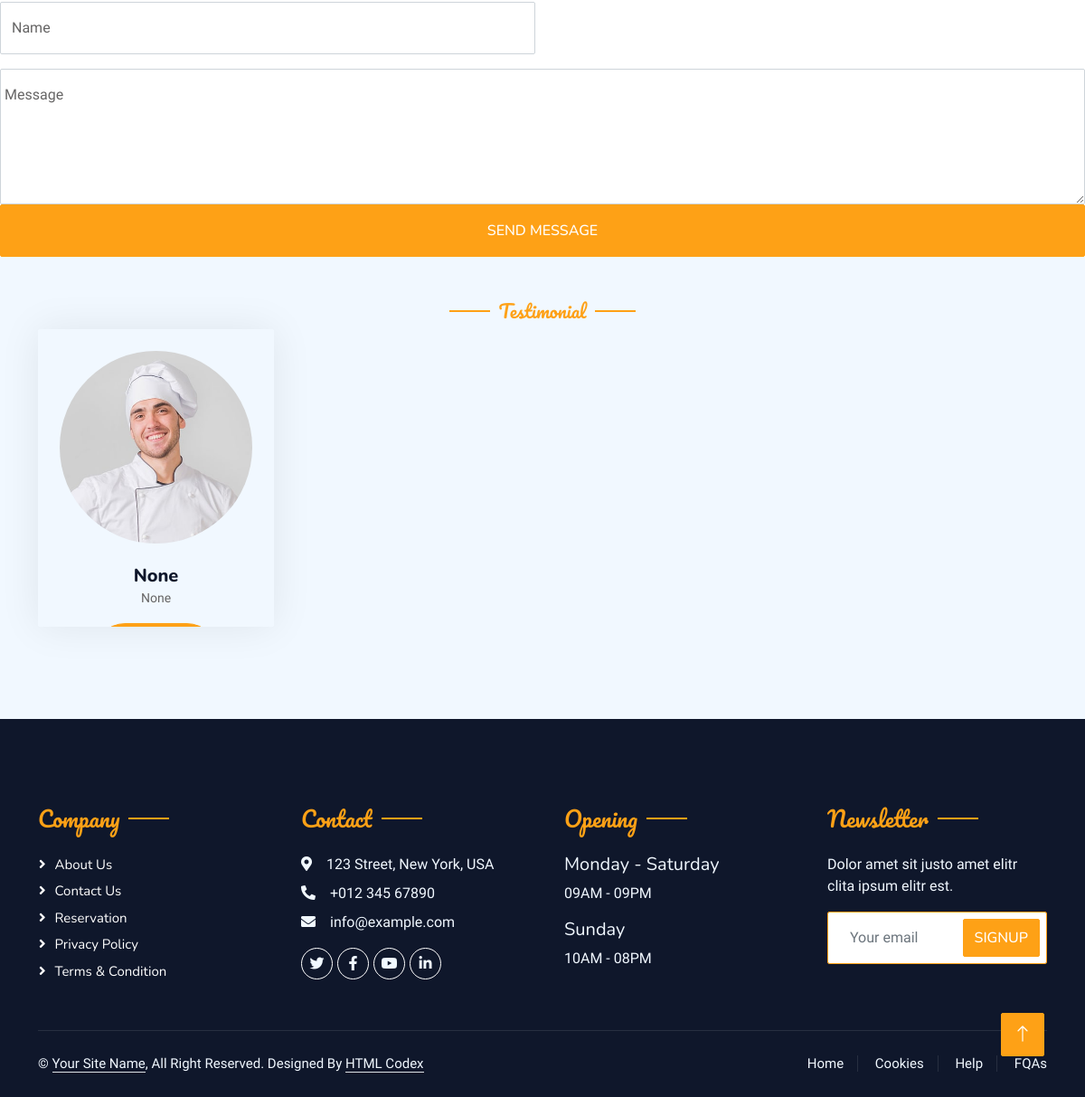
/testimonial (lower part), run on an earlier commit of the app's database.
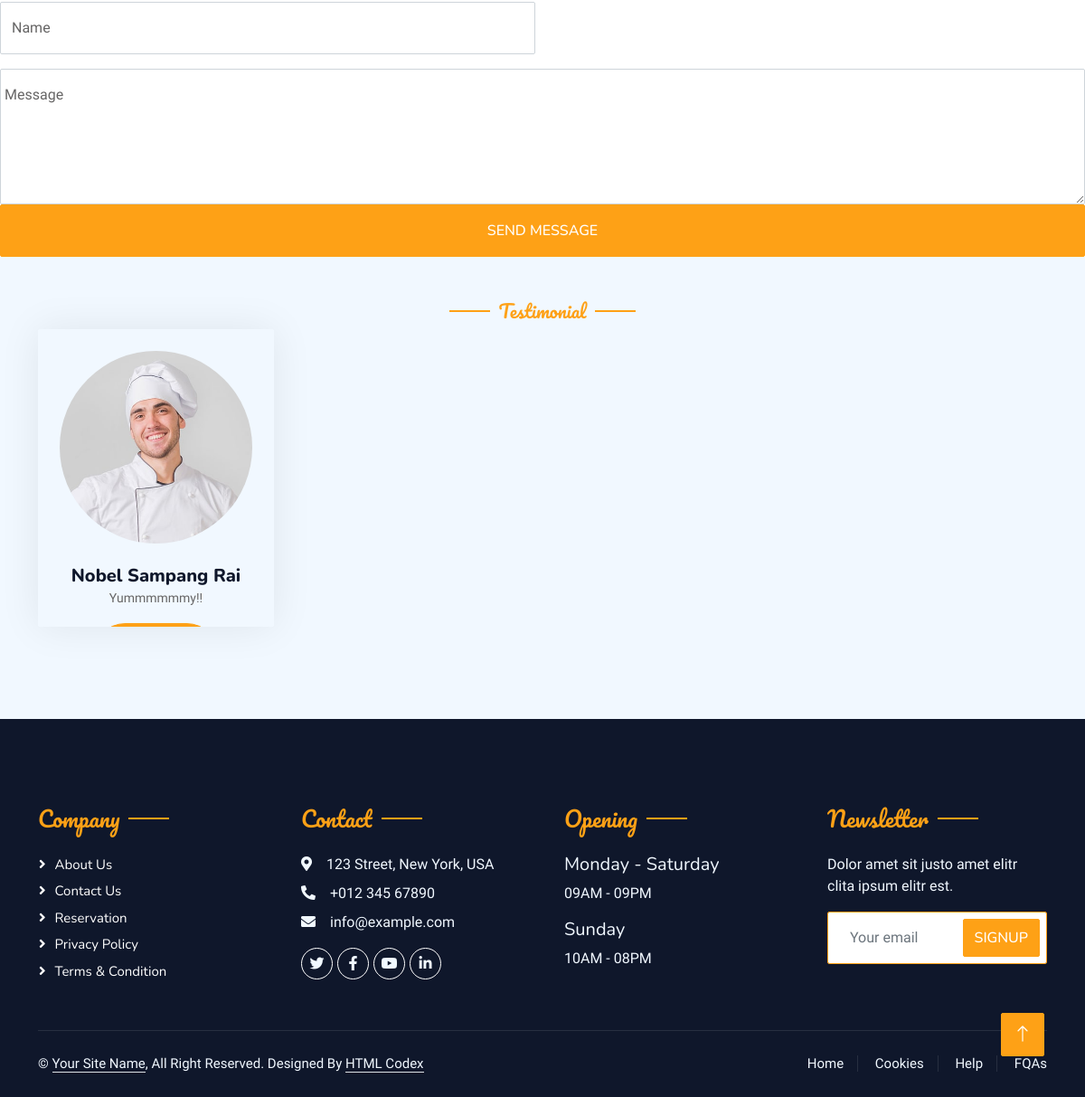
And on a later commit of the database.
### home/models.py (models this page shows, shortened)
class Testimonial(models.Model):
    name = models.CharField(max_length=20, null=True)
    message = models.TextField(max_length=100, null=True)

### home/views.py (the view)
# urls.py: path("testimonial", testimonial, name="testimonial"),
def testimonial(request):
    if request.method == "POST":
        name = request.POST.get("name")
        message = request.POST.get("message")
        a = Testimonial.objects.create(name=name, message=message)
        return redirect("testimonial")
    context = {"title": "testimonial", "as": Testimonial.objects.all()}
    return render(request, "testimonial.html", context)

### template/testimonial.html (shortened to what this page needs)
{% extends 'base.html' %}
{% block myblock %}
        <form method="post" action="{% url 'testimonial' %}"enctype = "multipart/form-data">
                                <div class="row g-3">
                                    <div class="col-md-6">
                                        <div class="form-floating">
                                            <input type="text" class="form-control" id="name" placeholder="Your Name" name = "name" required>
                                            <label for="name">Name</label>
                                        </div>
                                    </div>
                                        <div class="form-floating">
                                            <textarea class="form-control" placeholder="Leave a message here" id="message" style="height: 150px" name="message" required></textarea>
                                            <label for="message">Message</label>
                                        </div>
                                    </div>
                                    <div class="col-12">
                                        <button class="btn btn-primary w-100 py-3" type="submit">Send Message</button>
                                    </div>
                                </div>
        <div class="container-xxl pt-5 pb-3">
            <div class="container">
                <div class="text-center wow fadeInUp" data-wow-delay="0.1s">
                    <h5 class="section-title ff-secondary text-center text-primary fw-normal">Testimonial</h5>
                </div>
                <div class="row g-4">
                            {% for a in as %}
                    <div class="col-lg-3 col-md-6 wow fadeInUp" data-wow-delay="0.1s">
                        <div class="team-item text-center rounded overflow-hidden">
                            <div class="rounded-circle overflow-hidden m-4">
                                <img class="img-fluid" src="img/team-1.jpg" alt="">
                            </div>
                            <h5 class="mb-0">{{ a.name }}</h5>
                            <small>{{ a.message }}</small>
                            <div class="d-flex justify-content-center mt-3">
                                    <div class="col-12">
                                        <a href="#" class="btn btn-primary py-2 px-4">READ MORE</a>
                                    </div>
                            </div>
                        </div>
                    </div>
                     {% endfor %}
                </div>
            </div>
        </div>
{% endblock %}

What changed in the data, as far as the page shows it:
removed Testimonial: name "None", message "None"
added Testimonial: name "Nobel Sampang Rai", message "Yummmmmmy!!"
